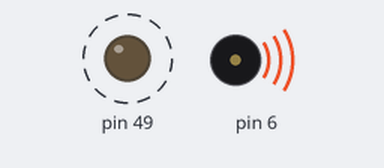
Simulated run of this sketch. Board: Arduino Mega 2560, built with avr-gcc and run on an emulated ATmega2560. Parts: output pins drawn as LEDs (lit = HIGH), buzzer (waves = sounding). Dashed ring = blinking. Pins used as bus, display or sensor lines are not drawn.

Above: at 0.6 s.
At 8.6 s:
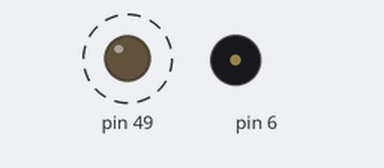
Timing chart, 0 to 11.7 s (numbered marks = the images above):
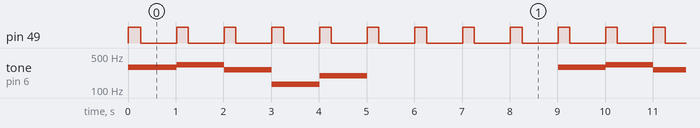

Measured:
- by itself, pin 49: alternates HIGH for 0.25 s and LOW for 0.75 s
- by itself, tone on pin 6: repeats every 9.0 s: 329 Hz 1.0 s, 261 Hz 1.0 s, 130 Hz 1.0 s, 196 Hz 1.0 s, silent 4.0 s, 293 Hz 1.0 s

The sketch:

lab3_demo1.ino
```cpp
/*
 * @file   lab3_demo1.ino
 *   @author    Varun Venkatesh, Eli Orona
 *   @date      22-May-2022
 *   @brief   Demo #1 of Lab 3
 *
 *  Uses a Round Robin Scheduler to run two tasks (Task 1 and Task 2) concurrently infinitely.
 */


using task = void(*)(uint32_t);
void schedulerSetup();
void schedulerUpdate();
void schedule_sync(uint32_t millis);
void task1(uint32_t millis);
void task2(uint32_t millis);

/**
 * @brief Sets up the scheduler to prepare for the tasks.
 *
 * @see schedulerUpdate
 * @note this method is empty for a round robin scheduler
 */
void schedulerSetup() {}

/**
 * @brief Updates the scheduler. Calls task1 and task2 repeatedly with updated time
 *
 * @see task1
 * @see task2
 */

void schedulerUpdate() {
    while(1) {
        uint32_t ms = millis();
        task1(ms);
        task2(ms);
        delayMicroseconds((ms + 1) * 1000 - micros());
    }
}


/**
 * @brief Task1 that flashes an LED every 250 ms
 *
 * Use @p millis to update the state of the LED
 * @param millis
 */

void task1(uint32_t millis) {
  int on = (millis / 250) % 4;
  if (on == 0) {
    PORTL |= (1 << PL0);
  } else {
    PORTL &= ~(1 << PL0);
  }
}

// Sets the output rate for TIMER4
// Input: hertz - the hertz to drive TIMER4 at. If hertz is zero, the timer is disabled.
void setTimer4Hertz(int hertz);
int notes[] = {293, 329, 261, 130, 196};

/**
 * @brief Enables the timer on the board
 *
 * @see setup
 * @see setTimer4Hertz
 */
void enableTimer4() {
    // Enable the clock
    PRR1 &= ~(1 << PRTIM4);
    // Enable the output pin
    DDRH |= 1 << PH3;
    // Clear the timer registers
    TCCR4A = 0;
    TCCR4B = 0;
    // turn on CTC mode
    TCCR4B |= (1 << WGM12);
    // Set CS10 bit for a prescaler of 1
    TCCR4B |= (1 << CS10);
    // Enable output on PH3
    TCCR4A |= 1 << COM4A0;
    // Clear the timer counter
    TCNT4 = 0;
}

/**
 * @brief Sets the timer
 *
 * Uses @p hertz to set the frequency and value of the timer
 *
 * @param hertz
 * @see task2
 */

void setTimer4Hertz(int hertz) {
    if (hertz == 0) {
        // Disable the timer output
        TCCR4A &= ~(1 << COM4A0);
    } else {
        // Make sure the timer is enabled
        TCCR4A |= 1 << COM4A0;
        // Set the CTC value based on the hertz. Multiplying by two because the clock toggles, and so the value for the ORC4A needs to be toggled twice to be one cycle.
        OCR4A = 16000000/(hertz * 2);
    }
}


/**
 * @brief Plays a theme on the board
 *
 * Uses @p millis and the setTimer4Hertz methods to set the current frequency to a specific value in an array of values
 *
 * @see notes
 * @see setTimer4Hertz
 */
void task2(uint32_t millis) {
        int second = (millis / 1000) % (5 + 4);
        if (second < 5) {
        setTimer4Hertz(notes[second]);
        } else {
        setTimer4Hertz(0);
        }
}

/**
 * @brief Standard setup Arduino function
 */

void setup() {
    Serial.begin(9600);
    cli();
    schedulerSetup();
    sei();
    // Task 1 setup
    DDRL |= (1 << PL0);
    enableTimer4();
}

/**
 * @brief Standard loop Arduino function
 *
 * Calls the schedulerUpdate function perpetually
 *
 * @see schedulerUpdate
 */
void loop() {
  schedulerUpdate();
}
```
